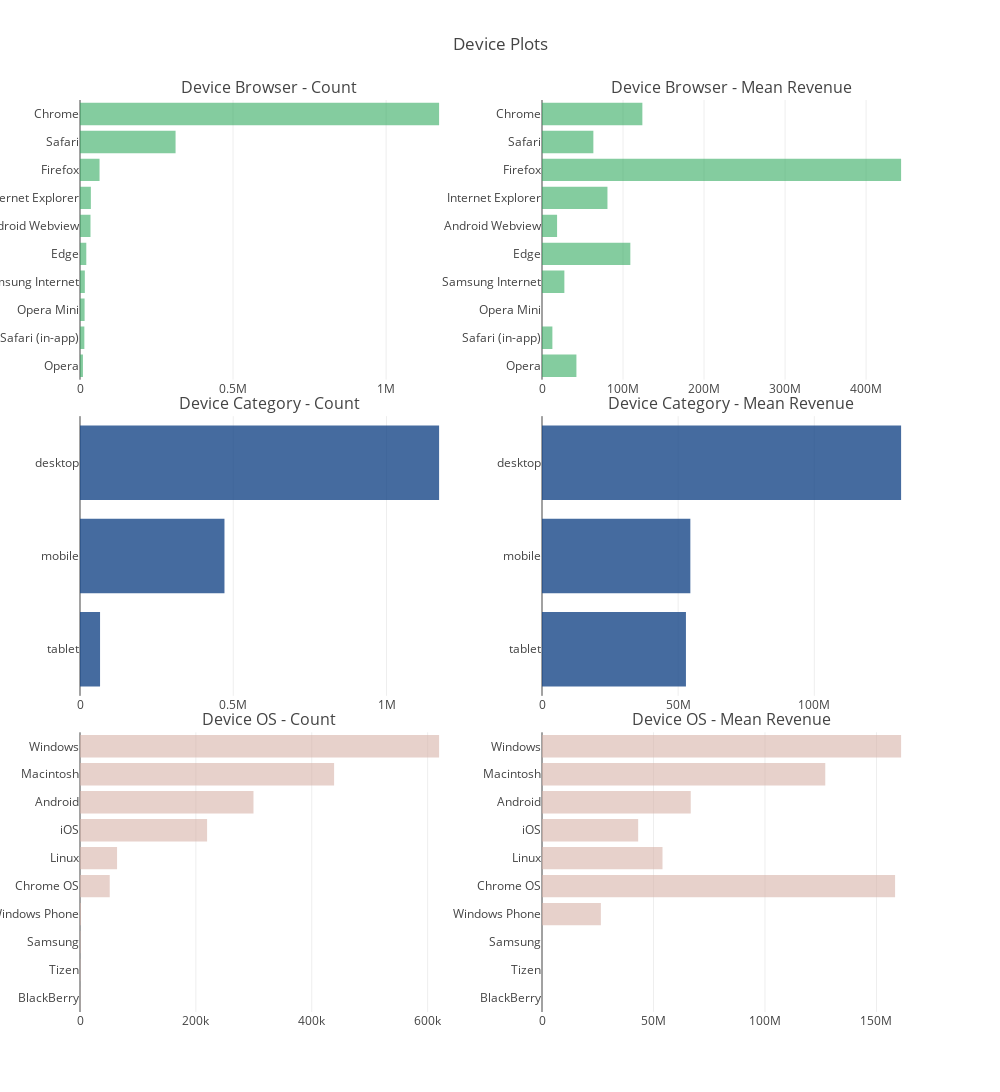

Notebook code cell kept with this figure:
### Code cell
import datetime
import plotly.offline as py
import plotly.graph_objs as go
from plotly import tools
from plotly.offline import plot, iplot, init_notebook_mode
init_notebook_mode(connected=True)
def horizontal_bar_chart(cnt_srs, color):
    trace = go.Bar(
        y=cnt_srs.index[::-1],
        x=cnt_srs.values[::-1],
        showlegend=False,
        orientation = 'h',
        marker=dict(
            color=color,
        ),
    )
    return trace

# Device Browser
cnt_srs = df.groupby('device.browser')['totals.transactionRevenue'].agg(['size', 'mean'])
cnt_srs.columns = ["count", "mean"]
cnt_srs = cnt_srs.sort_values(by="count", ascending=False)
trace1 = horizontal_bar_chart(cnt_srs["count"].head(10), 'rgba(50, 171, 96, 0.6)')
trace2 = horizontal_bar_chart(cnt_srs["mean"].head(10), 'rgba(50, 171, 96, 0.6)')

# Device Category
cnt_srs = df.groupby('device.deviceCategory')['totals.transactionRevenue'].agg(['size', 'mean'])
cnt_srs.columns = ["count", "mean"]
cnt_srs = cnt_srs.sort_values(by="count", ascending=False)
trace3 = horizontal_bar_chart(cnt_srs["count"].head(10), 'rgba(23, 70, 136, 0.8)')
trace4 = horizontal_bar_chart(cnt_srs["mean"].head(10), 'rgba(23, 70, 136, 0.8)')

# Operating system
cnt_srs = df.groupby('device.operatingSystem')['totals.transactionRevenue'].agg(['size', 'mean'])
cnt_srs.columns = ["count", "mean"]
cnt_srs = cnt_srs.sort_values(by="count", ascending=False)
trace5 = horizontal_bar_chart(cnt_srs["count"].head(10), 'rgba(216, 178, 169, 0.6)')
trace6 = horizontal_bar_chart(cnt_srs["mean"].head(10),'rgba(216, 178, 169, 0.6)')

# Creating two subplots
fig = tools.make_subplots(rows=3, cols=2, vertical_spacing=0.04, 
                          subplot_titles=["Device Browser - Count", "Device Browser - Mean Revenue",
                                          "Device Category - Count", "Device Category - Mean Revenue", 
                                          "Device OS - Count", "Device OS - Mean Revenue"])

fig.append_trace(trace1, 1, 1)
fig.append_trace(trace2, 1, 2)
fig.append_trace(trace3, 2, 1)
fig.append_trace(trace4, 2, 2)
fig.append_trace(trace5, 3, 1)
fig.append_trace(trace6, 3, 2)

fig['layout'].update(height=1200, width=1000, title="Device Plots")
py.iplot(fig, filename='device-plots')

### Figure 1 — Plotly figure (JSON) as saved in the notebook; plotly's stock layout.template omitted (floating-point values rounded to 4 significant figures)
{"data": [{"marker": {"color": "rgba(50, 171, 96, 0.6)"}, "orientation": "h", "showlegend": false, "type": "bar", "uid": "d1ffee7c-44ff-4b18-9773-bb1d457fa22b", "x": [9585, 14207, 15018, 15792, 20543, 34266, 35474, 63845, 312165, 1173056], "xaxis": "x", "y": ["Opera", "Safari (in-app)", "Opera Mini", "Samsung Internet", "Edge", "Android Webview", "Internet Explorer", "Firefox", "Safari", "Chrome"], "yaxis": "y"}, {"marker": {"color": "rgba(50, 171, 96, 0.6)"}, "orientation": "h", "showlegend": false, "type": "bar", "uid": "bb9b359f-35db-4b94-b120-1a153c26f1e7", "x": [42480000.0, 12810000.0, null, 27606250, 109000000.0, 18611000, 80800000.0, 443200000.0, 63390000.0, 123900000.0], "xaxis": "x2", "y": ["Opera", "Safari (in-app)", "Opera Mini", "Samsung Internet", "Edge", "Android Webview", "Internet Explorer", "Firefox", "Safari", "Chrome"], "yaxis": "y2"}, {"marker": {"color": "rgba(23, 70, 136, 0.8)"}, "orientation": "h", "showlegend": false, "type": "bar", "uid": "3a4446fb-e8a0-45a8-b890-fb3758c66698", "x": [65422, 471336, 1171579], "xaxis": "x3", "y": ["tablet", "mobile", "desktop"], "yaxis": "y3"}, {"marker": {"color": "rgba(23, 70, 136, 0.8)"}, "orientation": "h", "showlegend": false, "type": "bar", "uid": "ed78d3b6-700d-4d36-8194-96bd8a2c321c", "x": [52850000.0, 54470000.0, 131900000.0], "xaxis": "x4", "y": ["tablet", "mobile", "desktop"], "yaxis": "y4"}, {"marker": {"color": "rgba(216, 178, 169, 0.6)"}, "orientation": "h", "showlegend": false, "type": "bar", "uid": "001b43ae-4d6e-4624-bf5f-d3cd09bd0a03", "x": [350, 709, 911, 1675, 51318, 63971, 219334, 299386, 438514, 619720], "xaxis": "x5", "y": ["BlackBerry", "Tizen", "Samsung", "Windows Phone", "Chrome OS", "Linux", "iOS", "Android", "Macintosh", "Windows"], "yaxis": "y5"}, {"marker": {"color": "rgba(216, 178, 169, 0.6)"}, "orientation": "h", "showlegend": false, "type": "bar", "uid": "20084b83-c73b-4586-91a8-81f0c04bb868", "x": [null, null, null, 26400000, 158300000.0, 54040000.0, 43130000.0, 66710000.0, 127000000.0, 161000000.0], "xaxis": "x6", "y": ["BlackBerry", "Tizen", "Samsung", "Windows Phone", "Chrome OS", "Linux", "iOS", "Android", "Macintosh", "Windows"], "yaxis": "y6"}], "layout": {"annotations": [{"font": {"size": 16}, "showarrow": false, "text": "Device Browser - Count", "x": 0.225, "xanchor": "center", "xref": "paper", "y": 1, "yanchor": "bottom", "yref": "paper"}, {"font": {"size": 16}, "showarrow": false, "text": "Device Browser - Mean Revenue", "x": 0.775, "xanchor": "center", "xref": "paper", "y": 1, "yanchor": "bottom", "yref": "paper"}, {"font": {"size": 16}, "showarrow": false, "text": "Device Category - Count", "x": 0.225, "xanchor": "center", "xref": "paper", "y": 0.6533, "yanchor": "bottom", "yref": "paper"}, {"font": {"size": 16}, "showarrow": false, "text": "Device Category - Mean Revenue", "x": 0.775, "xanchor": "center", "xref": "paper", "y": 0.6533, "yanchor": "bottom", "yref": "paper"}, {"font": {"size": 16}, "showarrow": false, "text": "Device OS - Count", "x": 0.225, "xanchor": "center", "xref": "paper", "y": 0.3067, "yanchor": "bottom", "yref": "paper"}, {"font": {"size": 16}, "showarrow": false, "text": "Device OS - Mean Revenue", "x": 0.775, "xanchor": "center", "xref": "paper", "y": 0.3067, "yanchor": "bottom", "yref": "paper"}], "height": 1200, "title": "Device Plots", "width": 1000, "xaxis": {"anchor": "y", "domain": [0, 0.45]}, "xaxis2": {"anchor": "y2", "domain": [0.55, 1]}, "xaxis3": {"anchor": "y3", "domain": [0, 0.45]}, "xaxis4": {"anchor": "y4", "domain": [0.55, 1]}, "xaxis5": {"anchor": "y5", "domain": [0, 0.45]}, "xaxis6": {"anchor": "y6", "domain": [0.55, 1]}, "yaxis": {"anchor": "x", "domain": [0.6933, 1]}, "yaxis2": {"anchor": "x2", "domain": [0.6933, 1]}, "yaxis3": {"anchor": "x3", "domain": [0.3467, 0.6533]}, "yaxis4": {"anchor": "x4", "domain": [0.3467, 0.6533]}, "yaxis5": {"anchor": "x5", "domain": [0, 0.3067]}, "yaxis6": {"anchor": "x6", "domain": [0, 0.3067]}}}
